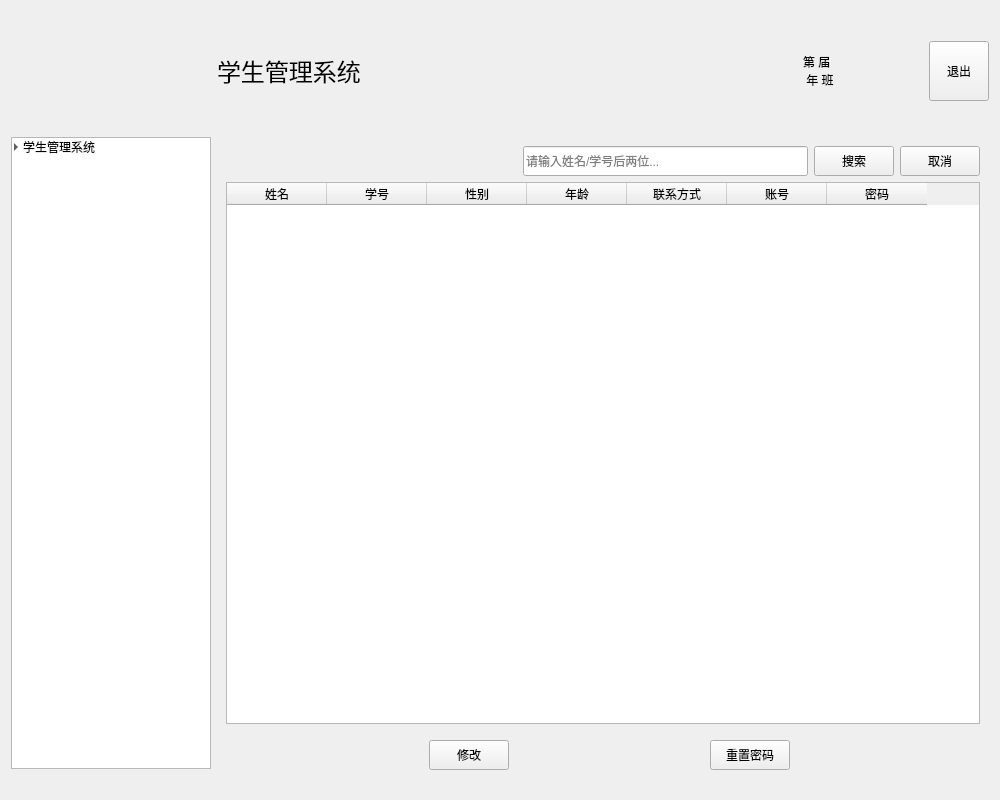
<?xml version="1.0" encoding="UTF-8"?>
<ui version="4.0">
 <class>TeacherLogin</class>
 <widget class="QWidget" name="TeacherLogin">
  <property name="geometry">
   <rect>
    <x>0</x>
    <y>0</y>
    <width>1000</width>
    <height>800</height>
   </rect>
  </property>
  <property name="minimumSize">
   <size>
    <width>1000</width>
    <height>800</height>
   </size>
  </property>
  <property name="windowTitle">
   <string>Form</string>
  </property>
  <layout class="QGridLayout" name="gridLayout_4">
   <item row="1" column="1" rowspan="2" colspan="4">
    <widget class="QStackedWidget" name="stackedWidget">
     <property name="currentIndex">
      <number>1</number>
     </property>
     <widget class="QWidget" name="stuexam">
      <layout class="QGridLayout" name="gridLayout_2">
       <item row="0" column="2">
        <widget class="QComboBox" name="cbb_num">
         <property name="minimumSize">
          <size>
           <width>0</width>
           <height>30</height>
          </size>
         </property>
         <property name="maximumSize">
          <size>
           <width>60</width>
           <height>16777215</height>
          </size>
         </property>
         <item>
          <property name="text">
           <string/>
          </property>
         </item>
         <item>
          <property name="text">
           <string>1</string>
          </property>
         </item>
         <item>
          <property name="text">
           <string>2</string>
          </property>
         </item>
         <item>
          <property name="text">
           <string>3</string>
          </property>
         </item>
        </widget>
       </item>
       <item row="0" column="4">
        <widget class="QComboBox" name="cbb_year">
         <property name="minimumSize">
          <size>
           <width>0</width>
           <height>30</height>
          </size>
         </property>
         <property name="maximumSize">
          <size>
           <width>60</width>
           <height>16777215</height>
          </size>
         </property>
         <item>
          <property name="text">
           <string/>
          </property>
         </item>
         <item>
          <property name="text">
           <string>上</string>
          </property>
         </item>
         <item>
          <property name="text">
           <string>下</string>
          </property>
         </item>
        </widget>
       </item>
       <item row="0" column="1">
        <widget class="QLabel" name="lb_num">
         <property name="minimumSize">
          <size>
           <width>0</width>
           <height>30</height>
          </size>
         </property>
         <property name="maximumSize">
          <size>
           <width>40</width>
           <height>16777215</height>
          </size>
         </property>
         <property name="text">
          <string>第</string>
         </property>
        </widget>
       </item>
       <item row="0" column="3">
        <widget class="QLabel" name="lb_year">
         <property name="minimumSize">
          <size>
           <width>0</width>
           <height>30</height>
          </size>
         </property>
         <property name="maximumSize">
          <size>
           <width>40</width>
           <height>16777215</height>
          </size>
         </property>
         <property name="text">
          <string>学年</string>
         </property>
        </widget>
       </item>
       <item row="0" column="6">
        <widget class="QComboBox" name="cbb_mouth">
         <property name="minimumSize">
          <size>
           <width>0</width>
           <height>30</height>
          </size>
         </property>
         <property name="maximumSize">
          <size>
           <width>60</width>
           <height>16777215</height>
          </size>
         </property>
         <item>
          <property name="text">
           <string/>
          </property>
         </item>
         <item>
          <property name="text">
           <string>期中</string>
          </property>
         </item>
         <item>
          <property name="text">
           <string>期末</string>
          </property>
         </item>
        </widget>
       </item>
       <item row="0" column="9">
        <widget class="QPushButton" name="btn_src">
         <property name="minimumSize">
          <size>
           <width>0</width>
           <height>30</height>
          </size>
         </property>
         <property name="maximumSize">
          <size>
           <width>120</width>
           <height>16777215</height>
          </size>
         </property>
         <property name="text">
          <string>搜索</string>
         </property>
        </widget>
       </item>
       <item row="0" column="10">
        <widget class="QPushButton" name="btn_cel">
         <property name="minimumSize">
          <size>
           <width>0</width>
           <height>30</height>
          </size>
         </property>
         <property name="maximumSize">
          <size>
           <width>120</width>
           <height>16777215</height>
          </size>
         </property>
         <property name="text">
          <string>取消</string>
         </property>
        </widget>
       </item>
       <item row="0" column="5">
        <widget class="QLabel" name="lb_muoth">
         <property name="minimumSize">
          <size>
           <width>0</width>
           <height>30</height>
          </size>
         </property>
         <property name="maximumSize">
          <size>
           <width>40</width>
           <height>16777215</height>
          </size>
         </property>
         <property name="text">
          <string>学期</string>
         </property>
        </widget>
       </item>
       <item row="1" column="0" colspan="11">
        <widget class="QTableWidget" name="tableWidget_exam">
         <property name="focusPolicy">
          <enum>Qt::StrongFocus</enum>
         </property>
         <property name="contextMenuPolicy">
          <enum>Qt::DefaultContextMenu</enum>
         </property>
         <property name="dragEnabled">
          <bool>true</bool>
         </property>
         <attribute name="verticalHeaderVisible">
          <bool>false</bool>
         </attribute>
         <column>
          <property name="text">
           <string>学号</string>
          </property>
         </column>
         <column>
          <property name="text">
           <string>姓名</string>
          </property>
         </column>
         <column>
          <property name="text">
           <string>学年</string>
          </property>
         </column>
         <column>
          <property name="text">
           <string/>
          </property>
         </column>
         <column>
          <property name="text">
           <string>语文</string>
          </property>
         </column>
         <column>
          <property name="text">
           <string>数学</string>
          </property>
         </column>
         <column>
          <property name="text">
           <string>英语</string>
          </property>
         </column>
         <column>
          <property name="text">
           <string>政治</string>
          </property>
         </column>
         <column>
          <property name="text">
           <string>历史</string>
          </property>
         </column>
         <column>
          <property name="text">
           <string>地理</string>
          </property>
         </column>
         <column>
          <property name="text">
           <string>生物</string>
          </property>
         </column>
         <column>
          <property name="text">
           <string>新建列</string>
          </property>
         </column>
         <column>
          <property name="text">
           <string>化学</string>
          </property>
         </column>
         <column>
          <property name="text">
           <string>总分</string>
          </property>
         </column>
        </widget>
       </item>
       <item row="0" column="8">
        <widget class="QLineEdit" name="le_src_name">
         <property name="minimumSize">
          <size>
           <width>150</width>
           <height>30</height>
          </size>
         </property>
         <property name="placeholderText">
          <string>请输入姓名/学号后两位...</string>
         </property>
        </widget>
       </item>
       <item row="0" column="0">
        <spacer name="horizontalSpacer">
         <property name="orientation">
          <enum>Qt::Horizontal</enum>
         </property>
         <property name="sizeHint" stdset="0">
          <size>
           <width>40</width>
           <height>20</height>
          </size>
         </property>
        </spacer>
       </item>
       <item row="2" column="0" colspan="11">
        <widget class="QWidget" name="widget_2" native="true">
         <property name="minimumSize">
          <size>
           <width>720</width>
           <height>50</height>
          </size>
         </property>
         <property name="sizeIncrement">
          <size>
           <width>0</width>
           <height>0</height>
          </size>
         </property>
         <layout class="QHBoxLayout" name="horizontalLayout">
          <property name="leftMargin">
           <number>0</number>
          </property>
          <property name="topMargin">
           <number>0</number>
          </property>
          <property name="rightMargin">
           <number>0</number>
          </property>
          <property name="bottomMargin">
           <number>0</number>
          </property>
          <item>
           <spacer name="horizontalSpacer_6">
            <property name="orientation">
             <enum>Qt::Horizontal</enum>
            </property>
            <property name="sizeHint" stdset="0">
             <size>
              <width>117</width>
              <height>20</height>
             </size>
            </property>
           </spacer>
          </item>
          <item>
           <widget class="QPushButton" name="btn_add_some">
            <property name="minimumSize">
             <size>
              <width>0</width>
              <height>30</height>
             </size>
            </property>
            <property name="maximumSize">
             <size>
              <width>120</width>
              <height>16777215</height>
             </size>
            </property>
            <property name="text">
             <string>批量添加</string>
            </property>
           </widget>
          </item>
          <item>
           <spacer name="horizontalSpacer_11">
            <property name="orientation">
             <enum>Qt::Horizontal</enum>
            </property>
            <property name="sizeHint" stdset="0">
             <size>
              <width>118</width>
              <height>20</height>
             </size>
            </property>
           </spacer>
          </item>
          <item>
           <widget class="QPushButton" name="btn_del_some">
            <property name="minimumSize">
             <size>
              <width>0</width>
              <height>30</height>
             </size>
            </property>
            <property name="maximumSize">
             <size>
              <width>120</width>
              <height>16777215</height>
             </size>
            </property>
            <property name="text">
             <string>批量删除</string>
            </property>
           </widget>
          </item>
          <item>
           <spacer name="horizontalSpacer_7">
            <property name="orientation">
             <enum>Qt::Horizontal</enum>
            </property>
            <property name="sizeHint" stdset="0">
             <size>
              <width>118</width>
              <height>20</height>
             </size>
            </property>
           </spacer>
          </item>
          <item>
           <widget class="QPushButton" name="btn_add">
            <property name="minimumSize">
             <size>
              <width>0</width>
              <height>30</height>
             </size>
            </property>
            <property name="maximumSize">
             <size>
              <width>120</width>
              <height>16777215</height>
             </size>
            </property>
            <property name="text">
             <string>添加</string>
            </property>
           </widget>
          </item>
          <item>
           <spacer name="horizontalSpacer_8">
            <property name="orientation">
             <enum>Qt::Horizontal</enum>
            </property>
            <property name="sizeHint" stdset="0">
             <size>
              <width>117</width>
              <height>20</height>
             </size>
            </property>
           </spacer>
          </item>
          <item>
           <widget class="QPushButton" name="btn_del">
            <property name="minimumSize">
             <size>
              <width>0</width>
              <height>30</height>
             </size>
            </property>
            <property name="maximumSize">
             <size>
              <width>120</width>
              <height>16777215</height>
             </size>
            </property>
            <property name="text">
             <string>删除</string>
            </property>
           </widget>
          </item>
          <item>
           <spacer name="horizontalSpacer_12">
            <property name="orientation">
             <enum>Qt::Horizontal</enum>
            </property>
            <property name="sizeHint" stdset="0">
             <size>
              <width>117</width>
              <height>20</height>
             </size>
            </property>
           </spacer>
          </item>
          <item>
           <widget class="QPushButton" name="btn_edit">
            <property name="minimumSize">
             <size>
              <width>0</width>
              <height>30</height>
             </size>
            </property>
            <property name="maximumSize">
             <size>
              <width>120</width>
              <height>16777215</height>
             </size>
            </property>
            <property name="text">
             <string>修改</string>
            </property>
           </widget>
          </item>
          <item>
           <spacer name="horizontalSpacer_9">
            <property name="orientation">
             <enum>Qt::Horizontal</enum>
            </property>
            <property name="sizeHint" stdset="0">
             <size>
              <width>143</width>
              <height>20</height>
             </size>
            </property>
           </spacer>
          </item>
         </layout>
        </widget>
       </item>
      </layout>
     </widget>
     <widget class="QWidget" name="stuinfo">
      <layout class="QGridLayout" name="gridLayout">
       <item row="0" column="1">
        <spacer name="horizontalSpacer_2">
         <property name="orientation">
          <enum>Qt::Horizontal</enum>
         </property>
         <property name="sizeHint" stdset="0">
          <size>
           <width>40</width>
           <height>20</height>
          </size>
         </property>
        </spacer>
       </item>
       <item row="0" column="2">
        <widget class="QLineEdit" name="le_search">
         <property name="minimumSize">
          <size>
           <width>180</width>
           <height>30</height>
          </size>
         </property>
         <property name="placeholderText">
          <string>请输入姓名/学号后两位...</string>
         </property>
        </widget>
       </item>
       <item row="0" column="3">
        <widget class="QPushButton" name="btn_search">
         <property name="minimumSize">
          <size>
           <width>0</width>
           <height>30</height>
          </size>
         </property>
         <property name="maximumSize">
          <size>
           <width>120</width>
           <height>16777215</height>
          </size>
         </property>
         <property name="text">
          <string>搜索</string>
         </property>
        </widget>
       </item>
       <item row="0" column="4">
        <widget class="QPushButton" name="btn_cancel">
         <property name="minimumSize">
          <size>
           <width>0</width>
           <height>30</height>
          </size>
         </property>
         <property name="maximumSize">
          <size>
           <width>120</width>
           <height>16777215</height>
          </size>
         </property>
         <property name="text">
          <string>取消</string>
         </property>
        </widget>
       </item>
       <item row="1" column="0" colspan="5">
        <widget class="QTableWidget" name="tableWidget_info">
         <attribute name="verticalHeaderVisible">
          <bool>false</bool>
         </attribute>
         <column>
          <property name="text">
           <string>姓名</string>
          </property>
         </column>
         <column>
          <property name="text">
           <string>学号</string>
          </property>
         </column>
         <column>
          <property name="text">
           <string>性别</string>
          </property>
         </column>
         <column>
          <property name="text">
           <string>年龄</string>
          </property>
         </column>
         <column>
          <property name="text">
           <string>联系方式</string>
          </property>
         </column>
         <column>
          <property name="text">
           <string>账号</string>
          </property>
         </column>
         <column>
          <property name="text">
           <string>密码</string>
          </property>
         </column>
        </widget>
       </item>
       <item row="2" column="0" colspan="5">
        <widget class="QWidget" name="widget_3" native="true">
         <property name="minimumSize">
          <size>
           <width>600</width>
           <height>50</height>
          </size>
         </property>
         <property name="sizeIncrement">
          <size>
           <width>0</width>
           <height>0</height>
          </size>
         </property>
         <layout class="QHBoxLayout" name="horizontalLayout_3">
          <item>
           <spacer name="horizontalSpacer_26">
            <property name="orientation">
             <enum>Qt::Horizontal</enum>
            </property>
            <property name="sizeHint" stdset="0">
             <size>
              <width>194</width>
              <height>20</height>
             </size>
            </property>
           </spacer>
          </item>
          <item>
           <widget class="QPushButton" name="btn_exit_2">
            <property name="minimumSize">
             <size>
              <width>0</width>
              <height>30</height>
             </size>
            </property>
            <property name="maximumSize">
             <size>
              <width>120</width>
              <height>16777215</height>
             </size>
            </property>
            <property name="text">
             <string>修改</string>
            </property>
           </widget>
          </item>
          <item>
           <spacer name="horizontalSpacer_24">
            <property name="orientation">
             <enum>Qt::Horizontal</enum>
            </property>
            <property name="sizeHint" stdset="0">
             <size>
              <width>195</width>
              <height>20</height>
             </size>
            </property>
           </spacer>
          </item>
          <item>
           <widget class="QPushButton" name="btn_reaccount">
            <property name="minimumSize">
             <size>
              <width>0</width>
              <height>30</height>
             </size>
            </property>
            <property name="maximumSize">
             <size>
              <width>120</width>
              <height>16777215</height>
             </size>
            </property>
            <property name="text">
             <string>重置密码</string>
            </property>
           </widget>
          </item>
          <item>
           <spacer name="horizontalSpacer_25">
            <property name="orientation">
             <enum>Qt::Horizontal</enum>
            </property>
            <property name="sizeHint" stdset="0">
             <size>
              <width>143</width>
              <height>20</height>
             </size>
            </property>
           </spacer>
          </item>
         </layout>
        </widget>
       </item>
      </layout>
     </widget>
     <widget class="QWidget" name="trinfo">
      <layout class="QGridLayout" name="gridLayout_3">
       <item row="11" column="0" colspan="10">
        <widget class="QWidget" name="widget" native="true">
         <property name="minimumSize">
          <size>
           <width>720</width>
           <height>0</height>
          </size>
         </property>
         <property name="maximumSize">
          <size>
           <width>16777215</width>
           <height>50</height>
          </size>
         </property>
         <layout class="QHBoxLayout" name="horizontalLayout_2">
          <property name="spacing">
           <number>0</number>
          </property>
          <property name="leftMargin">
           <number>0</number>
          </property>
          <property name="topMargin">
           <number>0</number>
          </property>
          <property name="rightMargin">
           <number>0</number>
          </property>
          <property name="bottomMargin">
           <number>0</number>
          </property>
          <item>
           <spacer name="horizontalSpacer_27">
            <property name="orientation">
             <enum>Qt::Horizontal</enum>
            </property>
            <property name="sizeHint" stdset="0">
             <size>
              <width>40</width>
              <height>20</height>
             </size>
            </property>
           </spacer>
          </item>
          <item>
           <widget class="QPushButton" name="btn_want_exit">
            <property name="minimumSize">
             <size>
              <width>150</width>
              <height>30</height>
             </size>
            </property>
            <property name="maximumSize">
             <size>
              <width>150</width>
              <height>16777215</height>
             </size>
            </property>
            <property name="text">
             <string>我要修改</string>
            </property>
           </widget>
          </item>
          <item>
           <spacer name="horizontalSpacer_28">
            <property name="orientation">
             <enum>Qt::Horizontal</enum>
            </property>
            <property name="sizeHint" stdset="0">
             <size>
              <width>40</width>
              <height>20</height>
             </size>
            </property>
           </spacer>
          </item>
          <item>
           <widget class="QPushButton" name="btn_exit">
            <property name="minimumSize">
             <size>
              <width>150</width>
              <height>30</height>
             </size>
            </property>
            <property name="maximumSize">
             <size>
              <width>150</width>
              <height>16777215</height>
             </size>
            </property>
            <property name="text">
             <string>确认修改</string>
            </property>
           </widget>
          </item>
          <item>
           <spacer name="horizontalSpacer_29">
            <property name="orientation">
             <enum>Qt::Horizontal</enum>
            </property>
            <property name="sizeHint" stdset="0">
             <size>
              <width>137</width>
              <height>20</height>
             </size>
            </property>
           </spacer>
          </item>
         </layout>
        </widget>
       </item>
       <item row="6" column="2">
        <widget class="QLineEdit" name="le_name">
         <property name="minimumSize">
          <size>
           <width>180</width>
           <height>30</height>
          </size>
         </property>
         <property name="maximumSize">
          <size>
           <width>240</width>
           <height>16777215</height>
          </size>
         </property>
        </widget>
       </item>
       <item row="7" column="2">
        <widget class="QLineEdit" name="le_sex">
         <property name="minimumSize">
          <size>
           <width>180</width>
           <height>30</height>
          </size>
         </property>
         <property name="maximumSize">
          <size>
           <width>240</width>
           <height>16777215</height>
          </size>
         </property>
        </widget>
       </item>
       <item row="2" column="9" rowspan="3">
        <spacer name="horizontalSpacer_5">
         <property name="orientation">
          <enum>Qt::Horizontal</enum>
         </property>
         <property name="sizeHint" stdset="0">
          <size>
           <width>138</width>
           <height>20</height>
          </size>
         </property>
        </spacer>
       </item>
       <item row="4" column="0">
        <spacer name="horizontalSpacer_4">
         <property name="orientation">
          <enum>Qt::Horizontal</enum>
         </property>
         <property name="sizeHint" stdset="0">
          <size>
           <width>138</width>
           <height>20</height>
          </size>
         </property>
        </spacer>
       </item>
       <item row="7" column="8">
        <widget class="QLineEdit" name="le_age">
         <property name="minimumSize">
          <size>
           <width>180</width>
           <height>30</height>
          </size>
         </property>
         <property name="maximumSize">
          <size>
           <width>240</width>
           <height>16777215</height>
          </size>
         </property>
        </widget>
       </item>
       <item row="6" column="8">
        <widget class="QLineEdit" name="le_id">
         <property name="minimumSize">
          <size>
           <width>180</width>
           <height>30</height>
          </size>
         </property>
         <property name="maximumSize">
          <size>
           <width>240</width>
           <height>16777215</height>
          </size>
         </property>
        </widget>
       </item>
       <item row="10" column="2">
        <widget class="QLineEdit" name="le_account">
         <property name="minimumSize">
          <size>
           <width>180</width>
           <height>30</height>
          </size>
         </property>
         <property name="maximumSize">
          <size>
           <width>240</width>
           <height>16777215</height>
          </size>
         </property>
        </widget>
       </item>
       <item row="9" column="2">
        <widget class="QLineEdit" name="le_intime">
         <property name="minimumSize">
          <size>
           <width>180</width>
           <height>30</height>
          </size>
         </property>
         <property name="maximumSize">
          <size>
           <width>240</width>
           <height>16777215</height>
          </size>
         </property>
        </widget>
       </item>
       <item row="8" column="2">
        <widget class="QLineEdit" name="le_post">
         <property name="minimumSize">
          <size>
           <width>180</width>
           <height>30</height>
          </size>
         </property>
         <property name="maximumSize">
          <size>
           <width>240</width>
           <height>16777215</height>
          </size>
         </property>
        </widget>
       </item>
       <item row="9" column="8">
        <widget class="QLineEdit" name="le_remark">
         <property name="minimumSize">
          <size>
           <width>180</width>
           <height>30</height>
          </size>
         </property>
         <property name="maximumSize">
          <size>
           <width>240</width>
           <height>16777215</height>
          </size>
         </property>
        </widget>
       </item>
       <item row="0" column="1" colspan="3">
        <widget class="QLabel" name="label_4">
         <property name="minimumSize">
          <size>
           <width>0</width>
           <height>60</height>
          </size>
         </property>
         <property name="maximumSize">
          <size>
           <width>16777215</width>
           <height>60</height>
          </size>
         </property>
         <property name="text">
          <string>教师信息</string>
         </property>
        </widget>
       </item>
       <item row="8" column="8">
        <widget class="QLineEdit" name="le_phone">
         <property name="minimumSize">
          <size>
           <width>180</width>
           <height>30</height>
          </size>
         </property>
         <property name="maximumSize">
          <size>
           <width>240</width>
           <height>16777215</height>
          </size>
         </property>
        </widget>
       </item>
       <item row="10" column="8">
        <widget class="QLineEdit" name="le_password">
         <property name="minimumSize">
          <size>
           <width>180</width>
           <height>30</height>
          </size>
         </property>
         <property name="maximumSize">
          <size>
           <width>240</width>
           <height>16777215</height>
          </size>
         </property>
        </widget>
       </item>
       <item row="10" column="1">
        <widget class="QLabel" name="lb_account">
         <property name="minimumSize">
          <size>
           <width>0</width>
           <height>30</height>
          </size>
         </property>
         <property name="text">
          <string>账号：</string>
         </property>
        </widget>
       </item>
       <item row="6" column="1">
        <widget class="QLabel" name="lb_name">
         <property name="minimumSize">
          <size>
           <width>0</width>
           <height>30</height>
          </size>
         </property>
         <property name="text">
          <string>姓名：</string>
         </property>
        </widget>
       </item>
       <item row="10" column="5">
        <widget class="QLabel" name="lb_password">
         <property name="minimumSize">
          <size>
           <width>0</width>
           <height>30</height>
          </size>
         </property>
         <property name="maximumSize">
          <size>
           <width>60</width>
           <height>16777215</height>
          </size>
         </property>
         <property name="text">
          <string>密码：</string>
         </property>
        </widget>
       </item>
       <item row="6" column="5">
        <widget class="QLabel" name="lb_id">
         <property name="minimumSize">
          <size>
           <width>0</width>
           <height>30</height>
          </size>
         </property>
         <property name="maximumSize">
          <size>
           <width>100</width>
           <height>1666</height>
          </size>
         </property>
         <property name="text">
          <string>工号：</string>
         </property>
        </widget>
       </item>
       <item row="8" column="1">
        <widget class="QLabel" name="lb_port">
         <property name="minimumSize">
          <size>
           <width>0</width>
           <height>30</height>
          </size>
         </property>
         <property name="text">
          <string>岗位：</string>
         </property>
        </widget>
       </item>
       <item row="9" column="1">
        <widget class="QLabel" name="lb_intime">
         <property name="minimumSize">
          <size>
           <width>0</width>
           <height>30</height>
          </size>
         </property>
         <property name="text">
          <string>入学时间：</string>
         </property>
        </widget>
       </item>
       <item row="7" column="1">
        <widget class="QLabel" name="lb_sex">
         <property name="minimumSize">
          <size>
           <width>0</width>
           <height>30</height>
          </size>
         </property>
         <property name="text">
          <string>性别：</string>
         </property>
        </widget>
       </item>
       <item row="7" column="5">
        <widget class="QLabel" name="lb_age">
         <property name="minimumSize">
          <size>
           <width>0</width>
           <height>30</height>
          </size>
         </property>
         <property name="maximumSize">
          <size>
           <width>100</width>
           <height>16777215</height>
          </size>
         </property>
         <property name="text">
          <string>年龄：</string>
         </property>
        </widget>
       </item>
       <item row="9" column="5">
        <widget class="QLabel" name="lb_remark">
         <property name="minimumSize">
          <size>
           <width>0</width>
           <height>30</height>
          </size>
         </property>
         <property name="maximumSize">
          <size>
           <width>60</width>
           <height>16777215</height>
          </size>
         </property>
         <property name="text">
          <string>备注：</string>
         </property>
        </widget>
       </item>
       <item row="8" column="5">
        <widget class="QLabel" name="lb_phone">
         <property name="minimumSize">
          <size>
           <width>0</width>
           <height>30</height>
          </size>
         </property>
         <property name="maximumSize">
          <size>
           <width>100</width>
           <height>16777215</height>
          </size>
         </property>
         <property name="text">
          <string>联系方式：</string>
         </property>
        </widget>
       </item>
       <item row="3" column="1">
        <widget class="QLabel" name="lb_remarks">
         <property name="minimumSize">
          <size>
           <width>0</width>
           <height>30</height>
          </size>
         </property>
         <property name="text">
          <string>教学进度：</string>
         </property>
        </widget>
       </item>
       <item row="3" column="2">
        <widget class="QLabel" name="lb__remarks">
         <property name="minimumSize">
          <size>
           <width>0</width>
           <height>30</height>
          </size>
         </property>
         <property name="text">
          <string/>
         </property>
        </widget>
       </item>
       <item row="3" column="5">
        <widget class="QLabel" name="lb_clssize">
         <property name="minimumSize">
          <size>
           <width>0</width>
           <height>30</height>
          </size>
         </property>
         <property name="text">
          <string>班级人数:</string>
         </property>
        </widget>
       </item>
       <item row="3" column="8">
        <widget class="QLabel" name="lb__clssize">
         <property name="minimumSize">
          <size>
           <width>0</width>
           <height>30</height>
          </size>
         </property>
         <property name="text">
          <string/>
         </property>
        </widget>
       </item>
      </layout>
     </widget>
    </widget>
   </item>
   <item row="0" column="1">
    <widget class="QLabel" name="label">
     <property name="minimumSize">
      <size>
       <width>0</width>
       <height>120</height>
      </size>
     </property>
     <property name="font">
      <font>
       <family>Agency FB</family>
       <pointsize>18</pointsize>
      </font>
     </property>
     <property name="text">
      <string>学生管理系统</string>
     </property>
    </widget>
   </item>
   <item row="2" column="0">
    <spacer name="horizontalSpacer_30">
     <property name="orientation">
      <enum>Qt::Horizontal</enum>
     </property>
     <property name="sizeType">
      <enum>QSizePolicy::Maximum</enum>
     </property>
     <property name="sizeHint" stdset="0">
      <size>
       <width>200</width>
       <height>20</height>
      </size>
     </property>
    </spacer>
   </item>
   <item row="1" column="0">
    <widget class="QTreeWidget" name="treeWidget">
     <property name="minimumSize">
      <size>
       <width>200</width>
       <height>0</height>
      </size>
     </property>
     <property name="maximumSize">
      <size>
       <width>200</width>
       <height>16777215</height>
      </size>
     </property>
     <property name="indentation">
      <number>8</number>
     </property>
     <attribute name="headerVisible">
      <bool>false</bool>
     </attribute>
     <attribute name="headerHighlightSections">
      <bool>true</bool>
     </attribute>
     <attribute name="headerShowSortIndicator" stdset="0">
      <bool>false</bool>
     </attribute>
     <column>
      <property name="text">
       <string>学生管理系统</string>
      </property>
     </column>
     <item>
      <property name="text">
       <string>学生管理系统</string>
      </property>
      <item>
       <property name="text">
        <string>学生成绩查询</string>
       </property>
      </item>
      <item>
       <property name="text">
        <string>学生信息查询</string>
       </property>
      </item>
      <item>
       <property name="text">
        <string>教师信息查询</string>
       </property>
      </item>
     </item>
    </widget>
   </item>
   <item row="0" column="4">
    <widget class="QPushButton" name="btn_m_exit">
     <property name="minimumSize">
      <size>
       <width>0</width>
       <height>30</height>
      </size>
     </property>
     <property name="maximumSize">
      <size>
       <width>60</width>
       <height>60</height>
      </size>
     </property>
     <property name="text">
      <string>退出</string>
     </property>
    </widget>
   </item>
   <item row="0" column="3">
    <widget class="QLabel" name="lb_class">
     <property name="maximumSize">
      <size>
       <width>120</width>
       <height>16777215</height>
      </size>
     </property>
     <property name="text">
      <string>第 届
 年 班</string>
     </property>
    </widget>
   </item>
  </layout>
 </widget>
 <resources/>
 <connections/>
</ui>
